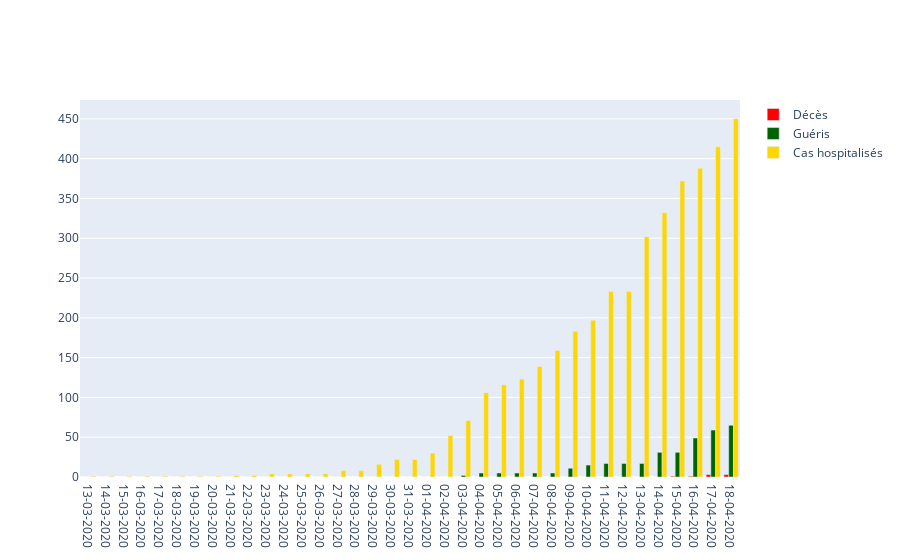
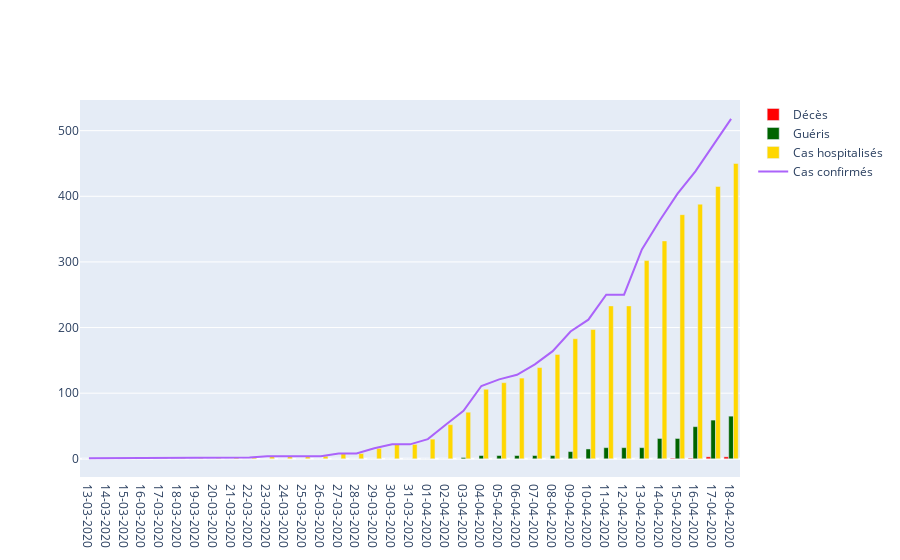
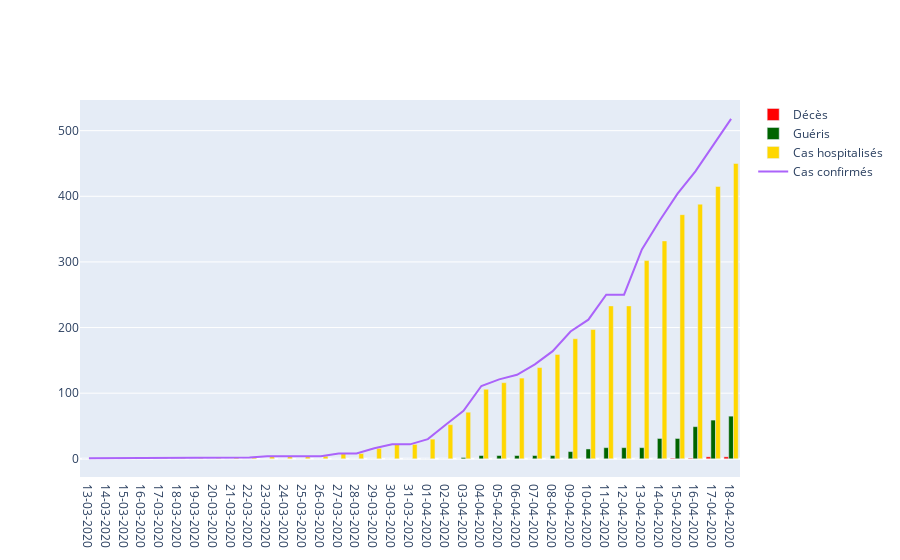
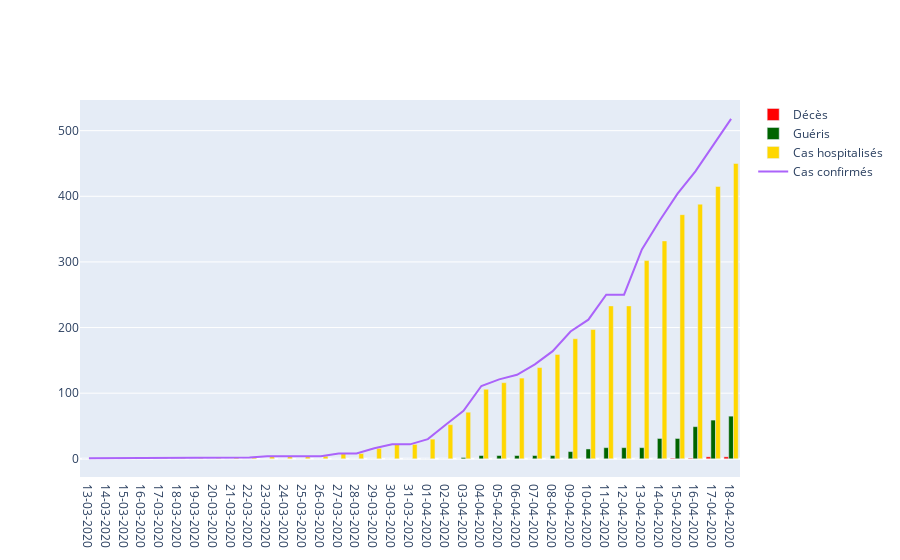

The notebook cell these images were saved under, in order:
### Code cell
x = df_guinea['Date'].values

fig = go.Figure()

config = {'displayModeBar': True}

fig.add_traces(data=[
    go.Bar(name='Décès', x=x, y=df_guinea['Décès'].values, marker_color='red'),
    go.Bar(name='Guéris', x=x, y=df_guinea['Guéris'].values, marker_color='darkgreen'),
    go.Bar(name='Cas hospitalisés', x=x, y=df_guinea['Cas hospitalisés'], marker_color='gold')
])

fig.add_trace({'x':df_guinea['Date'], 'y':df_guinea['Cas confirmés'], 'name':'Cas confirmés'})

fig.add_traces(data=[
    go.Bar(name='Nouveaux décès', x=x, y=df_guinea['Nouveaux décès'].values, marker_color='red',
          visible=False),
    go.Bar(name='Nouveaux guéris', x=x, y=df_guinea['Nouveaux guéris'].values, marker_color='darkgreen',
          visible=False),
    go.Bar(name='Nouveaux cas', x=x, y=df_guinea['Nouveaux cas'], marker_color='gold',
          visible=False)
])


fig.update_yaxes(automargin=True)

# Add dropdown
fig.update_layout(
    updatemenus=[
        dict(
            type='dropdown',
            active=0,
            buttons=list([
                dict(
                    label="Cumul",
                    method="update",
                    args=[{"visible": [True, True, True, True, False, False, False]}],        
                ),
                dict(
                    label="Par jour",
                    method="update",
                    args=[{"visible": [False, False, False, False, True, True, True]},
                           {"title": "Évolution du Covid-19 en Guinée : nouvelles stats par jour",
                            }],                    
                )
            ]),
            direction="down",
            showactive=True,
            x=0.01,
            xanchor="center",
            y=1.02,
            yanchor='middle',
            bgcolor='darkred',
            font=dict(color='gray', size=14)
        ),
    ],
    template='plotly_dark',
    barmode='stack', hovermode='x', 
    xaxis_tickangle=-60,
    legend_orientation="h",
    legend=dict(x=0, y=-0.3),
    margin=dict(t=40, b=0, l=25, r=3),
    title=dict(
        text='Évolution du Covid-19 en Guinée : données cumulées', x=0.5, y=0.1,
        font=dict(size=13)),
)
